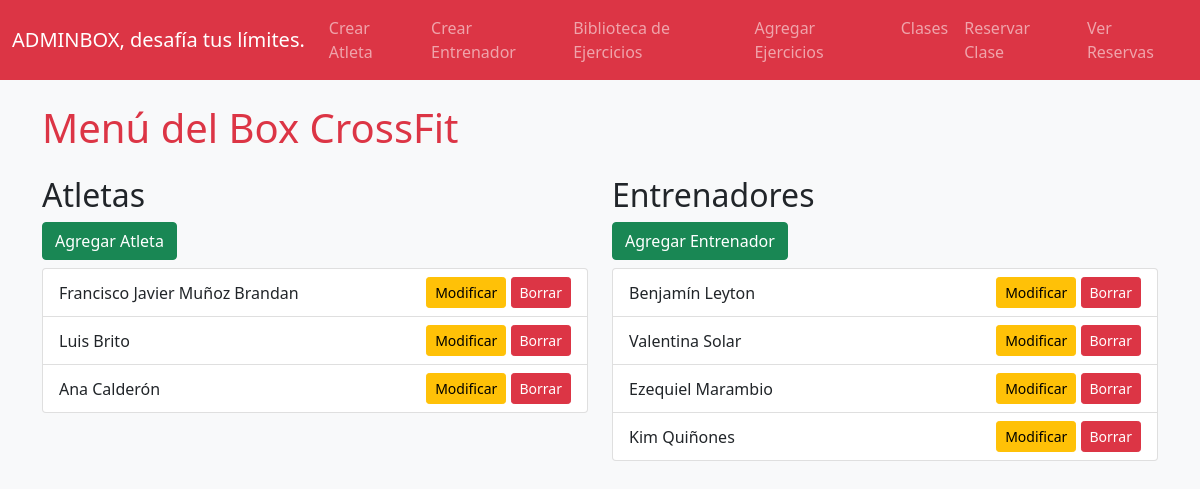
Before: / with the older database file.
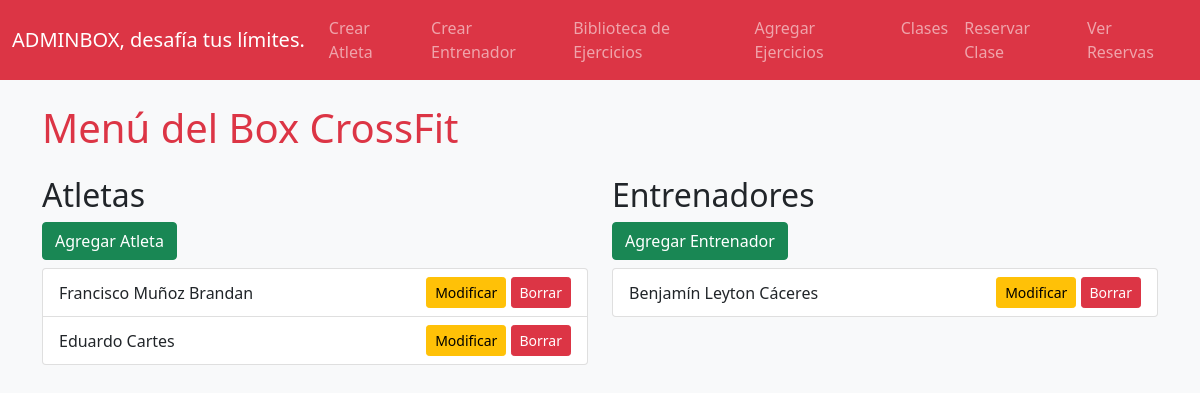
After: the same page with the newer database file.
### gym_app/models.py (models this page shows, shortened)
class Atleta(models.Model):
    nombre = models.CharField(max_length=50)
    apellido = models.CharField(max_length=50)
    email = models.EmailField(max_length=100)
    plan = models.IntegerField(choices=Categoria.Planes)

class Entrenador(models.Model):
    nombre = models.CharField(max_length=50)
    apellido = models.CharField(max_length=20)
    especialidad = models.CharField(max_length=20, choices=Categoria.Categoria_esp)

### gym_app/views.py (the view)
# urls.py: path('', views.menu, name='menu'),
def menu(request):
    atletas = Atleta.objects.all()
    entrenadores = Entrenador.objects.all()
    context = {'atletas': atletas, 'entrenadores': entrenadores}
    return render(request, 'menu.html', context)

### gym_app/templates/menu.html
{% extends 'base.html' %}
{% block content %}
  <h1 class="mb-4" style="color: #dc3545;">Menú del Box CrossFit</h1>
  <div class="row">
    <div class="col-md-6">
      <h2>Atletas</h2>
      <a class="btn btn-success mb-2" href="{% url 'crear_atleta' %}">Agregar Atleta</a>
      <ul class="list-group">
        {% for atleta in atletas %}
          <li class="list-group-item d-flex justify-content-between align-items-center">
            {{ atleta.nombre }} {{ atleta.apellido }}
            <div>
              <a href="{% url 'modificar_atleta' atleta.pk %}" class="btn btn-sm btn-warning">Modificar</a>
              <a href="{% url 'borrar_atleta' atleta.pk %}" class="btn btn-sm btn-danger">Borrar</a>
            </div>
          </li>
        {% empty %}
          <li class="list-group-item">No hay atletas registrados.</li>
        {% endfor %}
      </ul>
    </div>
    <div class="col-md-6">
      <h2>Entrenadores</h2>
      <a class="btn btn-success mb-2" href="{% url 'crear_entrenador' %}">Agregar Entrenador</a>
      <ul class="list-group">
        {% for entrenador in entrenadores %}
          <li class="list-group-item d-flex justify-content-between align-items-center">
            {{ entrenador.nombre }} {{entrenador.apellido}}
            <div>
            <a href="{% url 'modificar_entrenador' entrenador.pk %}" class="btn btn-sm btn-warning">Modificar</a>
            <a href="{% url 'borrar_entrenador' entrenador.pk %}" class="btn btn-sm btn-danger">Borrar</a>
            </div>
          </li>
        {% empty %}
          <li class="list-group-item">No hay entrenadores registrados.</li>
        {% endfor %}
      </ul>
    </div>
  </div>
{% endblock %}

Changed rows visible on the page:
removed Atleta: nombre "Ana", apellido "Calderón"
removed Entrenador: nombre "Valentina", apellido "Solar"
removed Entrenador: nombre "Ezequiel", apellido "Marambio"
removed Entrenador: nombre "Kim", apellido "Quiñones"
changed Atleta "Muñoz Brandan": nombre "Francisco Javier" → "Francisco"
changed Atleta: nombre "Luis" → "Eduardo"; apellido "Brito" → "Cartes"
changed Entrenador "Benjamín": apellido "Leyton" → "Leyton Cáceres"
